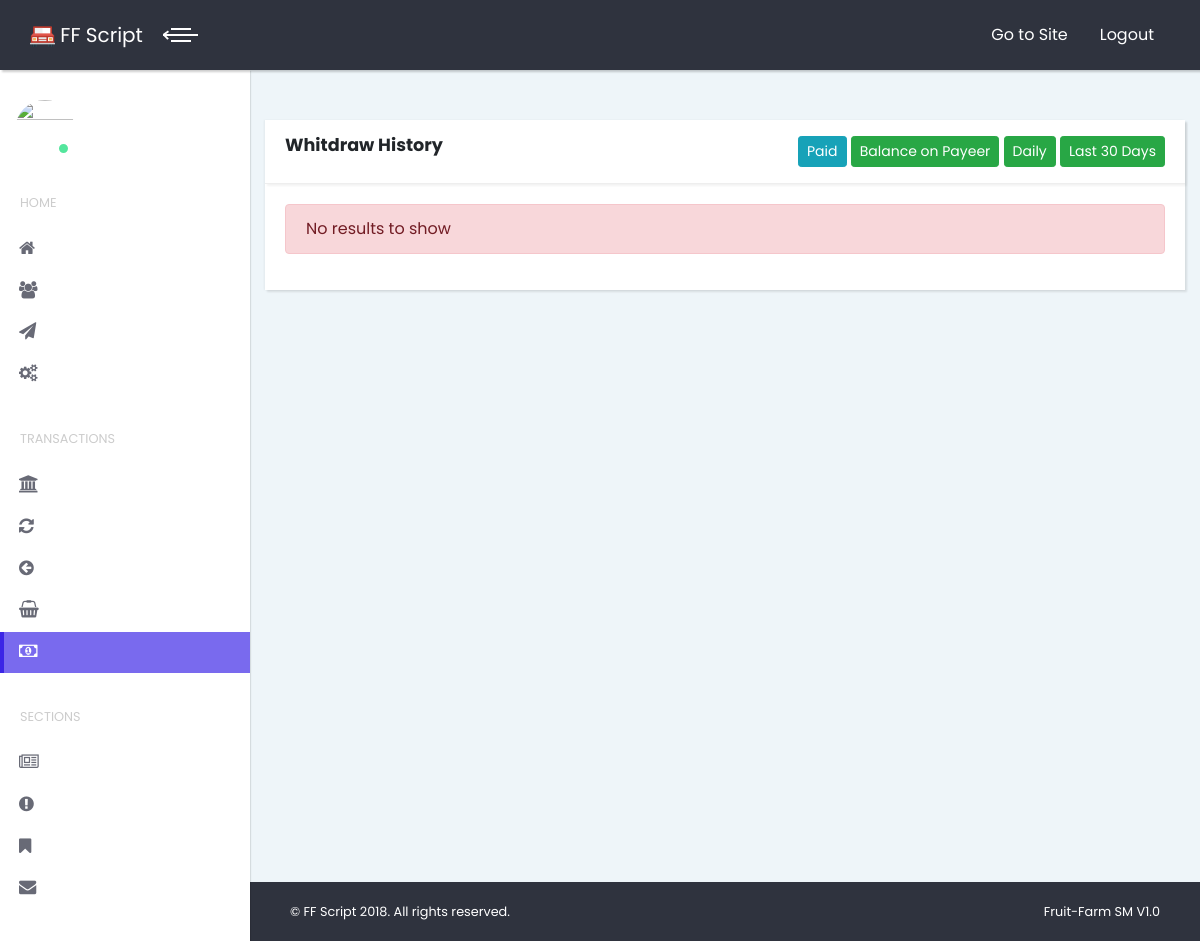
Page /admin/payments (signed in) on the earlier database version.
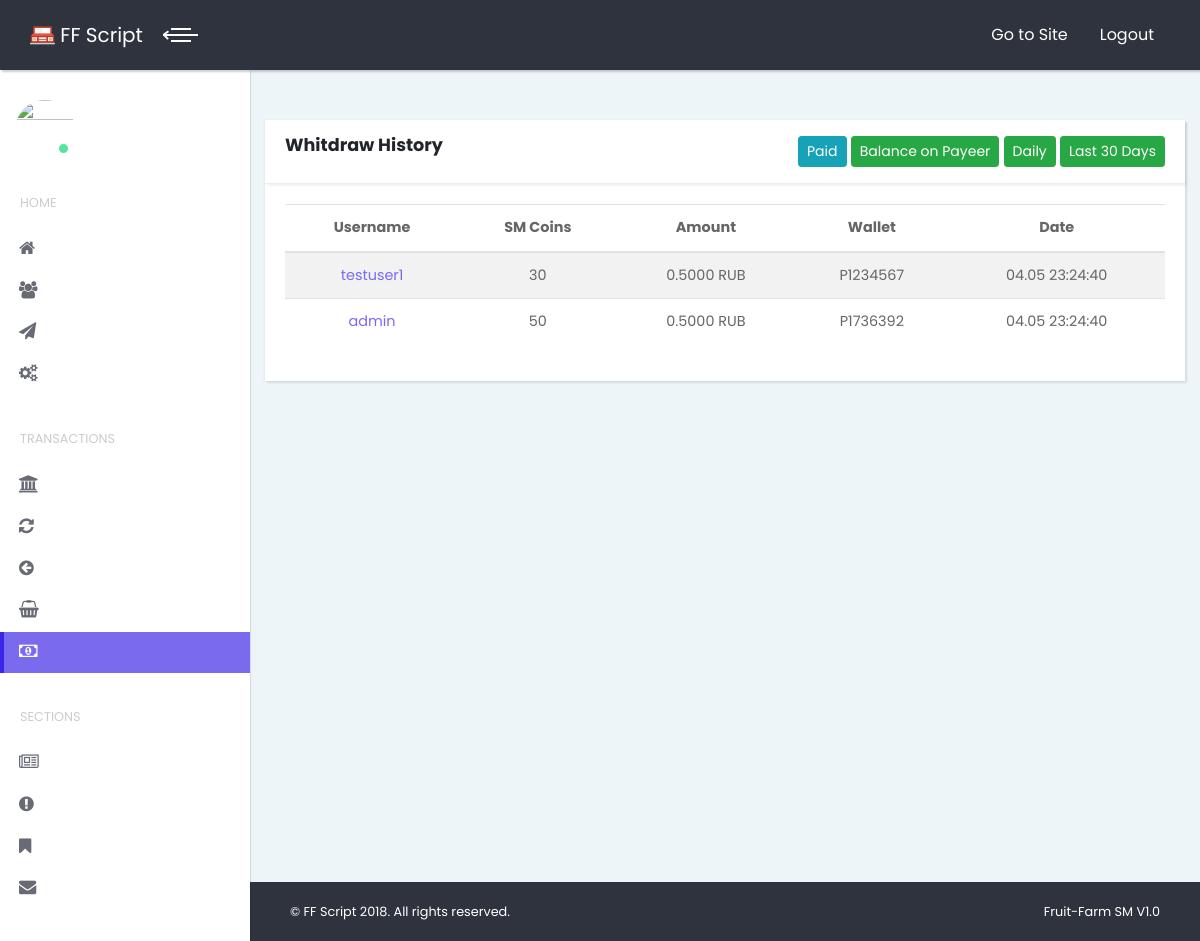
Same page on the later database version.
### tables this page shows
CREATE TABLE `db_payment` (
  `id` int(11) NOT NULL,
  `user` varchar(10) NOT NULL,
  `user_id` int(11) NOT NULL,
  `purse` varchar(20) NOT NULL,
  `sum` double NOT NULL DEFAULT '0',
  `comission` double NOT NULL DEFAULT '0',
  `valuta` varchar(3) NOT NULL DEFAULT 'RUB',
  `serebro` int(11) NOT NULL DEFAULT '0',
  `status` int(11) NOT NULL DEFAULT '0',
  `pay_sys` varchar(100) NOT NULL DEFAULT '0',
  `pay_sys_id` int(11) NOT NULL DEFAULT '0',
  `response` int(1) NOT NULL DEFAULT '0',
  `payment_id` int(11) NOT NULL,
  `date_add` int(11) NOT NULL DEFAULT '0',
  `date_del` int(11) NOT NULL DEFAULT '0'
);

### classes/_class.db.php (called while the page is built, shortened)
<?PHP
class Db
{
    private $con = false;
    private $MaxExTime = 0;
    private $LastQuery = false;
    public function query($query, $FreeMemory = false, $write_last = true)
    {
        $TimeA = $this->get_time();
        $xxt_res = mysqli_query($this->con, $query) or $this->GetError(mysqli_error($this->con));
        if($write_last) { $this->LastQuery = $xxt_res;
        }
        $TimeB = $this->get_time() - $TimeA;
        if($TimeB > $this->MaxExTime) {$this->HardQuery = $query; $this->MaxExTime = $TimeB;
        }
        if(!$FreeMemory) {
            return $this->LastQuery;
        }else { return $this->FreeMemory();
        }
    }
    private function Connect($host, $user, $pass, $base)
    {
        $this->con =  @mysqli_connect($host, $user, $pass, $base) or $this->GetError(mysqli_connect_error());
    }
    private function get_time()
    {
        list($seconds, $microSeconds) = explode(' ', microtime());
        return ((float) $seconds + (float) $microSeconds);
    }
    function NumRows()
    {
        return mysqli_num_rows($this->LastQuery);
    }
    function FetchArray()
    {
        return mysqli_fetch_array($this->LastQuery);
    }
}
?>

### admin/pages/_payments.php (the view, shortened to what this page needs)
<section class="no-padding-bottom">
    <div class="col-lg-12">
        <div class="card">
            <div class="card-header clearfix">
                <h4 class="pull-left"><?php echo $lang['payouts']['title']; ?></h4>
                <div class="pull-right">
                    <a href="<?php echo $func->urlAdmin('payments');?>" class="btn btn-info btn-sm"><?php echo $lang['payouts']['_paid'];?></a>
                    <a href="<?php echo $func->urlAdmin('payments/balance');?>" class="btn btn-success btn-sm"><?php echo $lang['payouts']['_balance'];?></a>
                    <a href="<?php echo $func->urlAdmin('payments/list_day');?>" class="btn btn-success btn-sm"><?php echo $lang['payouts']['_daily'];?></a>
                    <a href="<?php echo $func->urlAdmin('payments/last_31');?>" class="btn btn-success btn-sm"><?php echo $lang['payouts']['_month'];?></a>
                </div>
            </div>
            <div class="card-body">
<?PHP
    $resultsMax = 20;
    $num_p = (isset($_GET["page"]) AND intval($_GET["page"]) < 1000 AND intval($_GET["page"]) >= 1) ? (intval($_GET["page"]) -1) : 0;
    $lim = $num_p * $resultsMax;
    $db->Query("SELECT * FROM db_payment ORDER BY id DESC LIMIT {$lim}, $resultsMax");
    if($db->NumRows() > 0){
    ?>
    <table class="table table-striped">
        <thead class="text-center">
            <th><?php echo $lang['common']['username'];?></th>
            <th><?php echo $config->settings['coins']; ?></th>
            <th><?php echo $lang['common']['amount'];?></th>
            <th><?php echo $lang['common']['wallet'];?></th>
            <th><?php echo $lang['common']['date'];?></th>
        </thead>
        <?PHP
            while($data = $db->FetchArray()){
        ?>
            <tr class="text-center">
                <td><a href="/?menu=admin4ik&sel=users&edit=<?php echo $data["user"];?>"><?php echo $data["user"]; ?></a></td>
                <td><?php echo $data["serebro"]; ?></td>
                <td><span class="<?php echo ($data["sum"] >= 100) ? 'text-red text-bold' : ''; ?>"><?php echo $func->priceFormat($data["sum"]);?></span></td>
                <td><?php echo $data["purse"]; ?></td>
                <td><?php echo date("d.m H:i:s",$data["date_add"]); ?></td>
            </tr>
        <?PHP
            }
        ?>
    </table>
    <?PHP
    }else echo "<div class='alert alert-danger'>{$lang['error_messages']['noresults']}</div>";
    ?>
            </div>
        </div>
    </div>
</section>

Differences in the rows shown:
added db_payment: user "testuser1", serebro "30", sum "0.5000 RUB", purse "P1234567", date_add "04.05 23:24:40"
added db_payment: user "admin", serebro "50", sum "0.5000 RUB", purse "P1736392", date_add "04.05 23:24:40"
Other differences:
$lang['common']['username']: (not shown) → "Username"
$config->settings['coins']: (not shown) → "SM Coins"
$lang['common']['amount']: (not shown) → "Amount"
$lang['common']['wallet']: (not shown) → "Wallet"
$lang['common']['date']: (not shown) → "Date"
$lang['error_messages']['noresults']: "No results to show" → (not shown)
